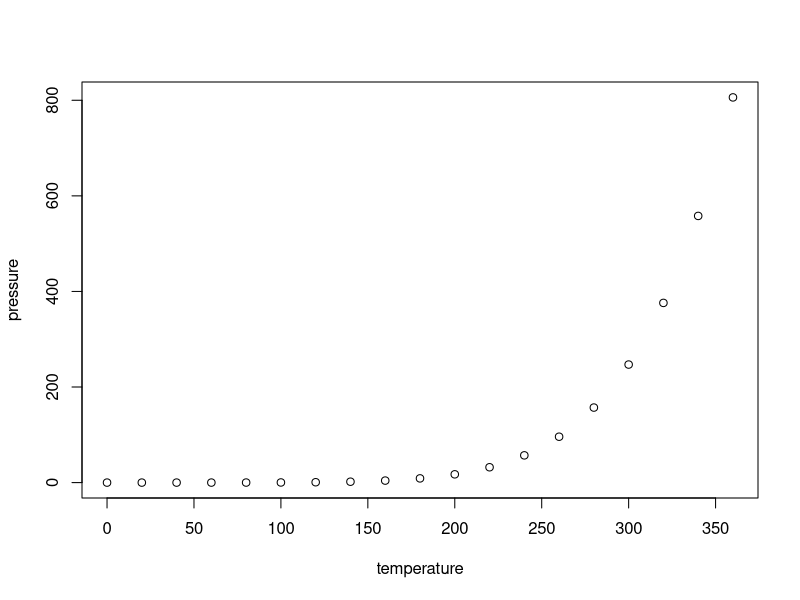
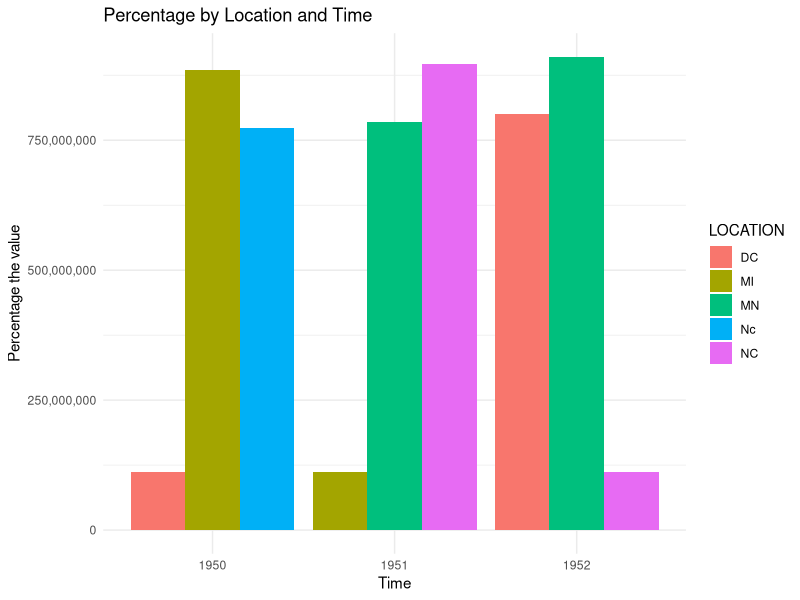
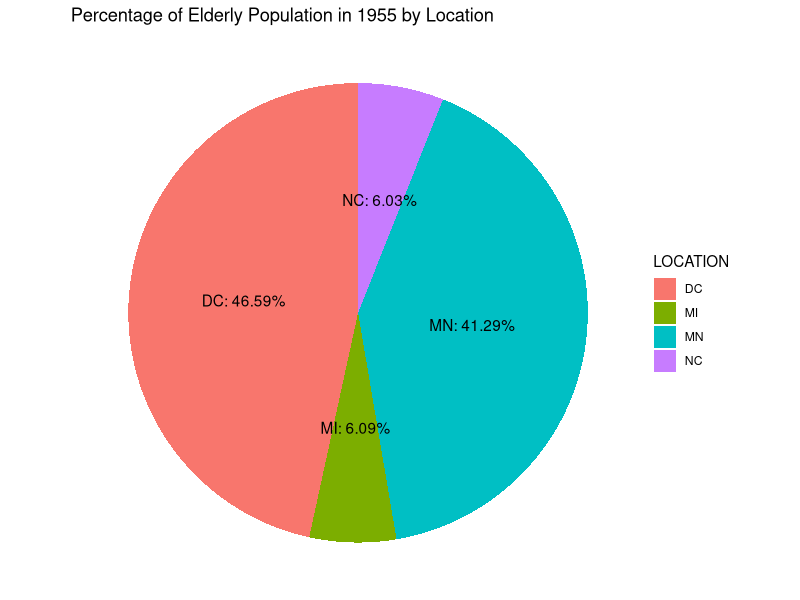

Here is the R script that generated these plots, in order:
## ---- chunk 1
knitr::opts_chunk$set(echo = TRUE)
## ---- chunk 2
summary(cars)
## ---- chunk 3
plot(pressure)
## ---- chunk 4
library(tidyverse) # metapackage of all tidyverse packages
## ---- chunk 5
install.packages("ggplot2")
library("ggplot2")
## ---- chunk 6
data <- data.frame(
  LOCATION = c("Nc", "MI", "DC", "MN", "NC", "MI", "DC", "MN", "NC"),
  TIME = c(1950, 1950, 1950, 1951, 1951, 1951, 1952, 1952, 1952),
  Value = c(7.737607, 8.857827, 1.117701, 7.857343, 8.975379, 1.117735, 8.003917, 9.103601, 1.116546),
  Percentage = c(773760700, 885782700, 111770100, 785734300, 897537900, 111773500, 800391700, 910360100, 111654600)
)

ggplot(data, aes(x = as.factor(TIME), y = Percentage, fill = LOCATION)) +
  geom_bar(stat = "identity", position = "dodge") +
  labs(x = "Time", y = "Percentage the value", title = "Percentage by Location and Time") +
  scale_y_continuous(labels = scales::comma) + # Para formatar os números no eixo Y
  theme_minimal()

## ---- chunk 7
library(ggplot2)
data_1955 <- data.frame(
  LOCATION = c("NC", "MI", "MN", "DC"),
  Percentage = c(114132700, 115317900, 781628200, 881843700)
)

data_1955$label <- paste0(data_1955$LOCATION, ": ", round(data_1955$Percentage/sum(data_1955$Percentage) * 100, 2), "%")

ggplot(data_1955, aes(x = "", y = Percentage, fill = LOCATION)) +
  geom_bar(width = 1, stat = "identity") +
  coord_polar("y", start = 0) +
  geom_text(aes(label = label), position = position_stack(vjust = 0.5)) +
  labs(title = "Percentage of Elderly Population in 1955 by Location") +
  theme_void()
